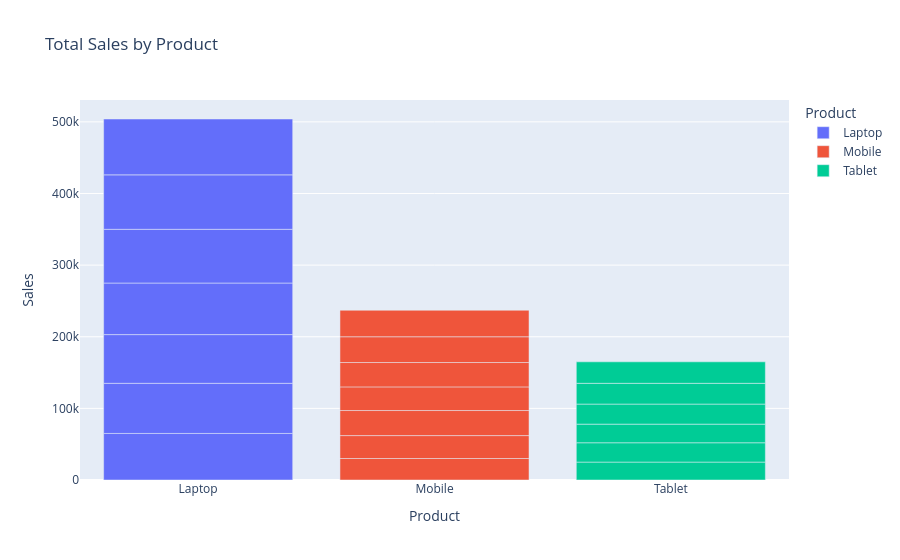

Write notebook code for a chart like this one.
### Code cell
import plotly.express as px

fig = px.bar(
    df,
    x="Product",
    y="Sales",
    color="Product",
    title="Total Sales by Product"
)

fig.show()

### Figure 1 — Plotly figure (JSON) as saved in the notebook; plotly's stock layout.template omitted (floating-point values rounded to 4 significant figures)
{"data": [{"hovertemplate": "Product=%{x}<br>Sales=%{y}<extra></extra>", "legendgroup": "Laptop", "marker": {"color": "#636efa", "pattern": {"shape": ""}}, "name": "Laptop", "orientation": "v", "showlegend": true, "textposition": "auto", "type": "bar", "x": ["Laptop", "Laptop", "Laptop", "Laptop", "Laptop", "Laptop", "Laptop"], "xaxis": "x", "y": [65000, 70000, 68000, 72000, 75000, 76000, 78000], "yaxis": "y"}, {"hovertemplate": "Product=%{x}<br>Sales=%{y}<extra></extra>", "legendgroup": "Mobile", "marker": {"color": "#EF553B", "pattern": {"shape": ""}}, "name": "Mobile", "orientation": "v", "showlegend": true, "textposition": "auto", "type": "bar", "x": ["Mobile", "Mobile", "Mobile", "Mobile", "Mobile", "Mobile", "Mobile"], "xaxis": "x", "y": [30000, 32000, 35000, 33000, 34000, 36000, 37000], "yaxis": "y"}, {"hovertemplate": "Product=%{x}<br>Sales=%{y}<extra></extra>", "legendgroup": "Tablet", "marker": {"color": "#00cc96", "pattern": {"shape": ""}}, "name": "Tablet", "orientation": "v", "showlegend": true, "textposition": "auto", "type": "bar", "x": ["Tablet", "Tablet", "Tablet", "Tablet", "Tablet", "Tablet"], "xaxis": "x", "y": [25000, 27000, 26000, 28000, 29000, 30000], "yaxis": "y"}], "layout": {"barmode": "relative", "legend": {"title": {"text": "Product"}, "tracegroupgap": 0}, "title": {"text": "Total Sales by Product"}, "xaxis": {"anchor": "y", "categoryarray": ["Laptop", "Mobile", "Tablet"], "categoryorder": "array", "domain": [0, 1], "title": {"text": "Product"}}, "yaxis": {"anchor": "x", "domain": [0, 1], "title": {"text": "Sales"}}}}
